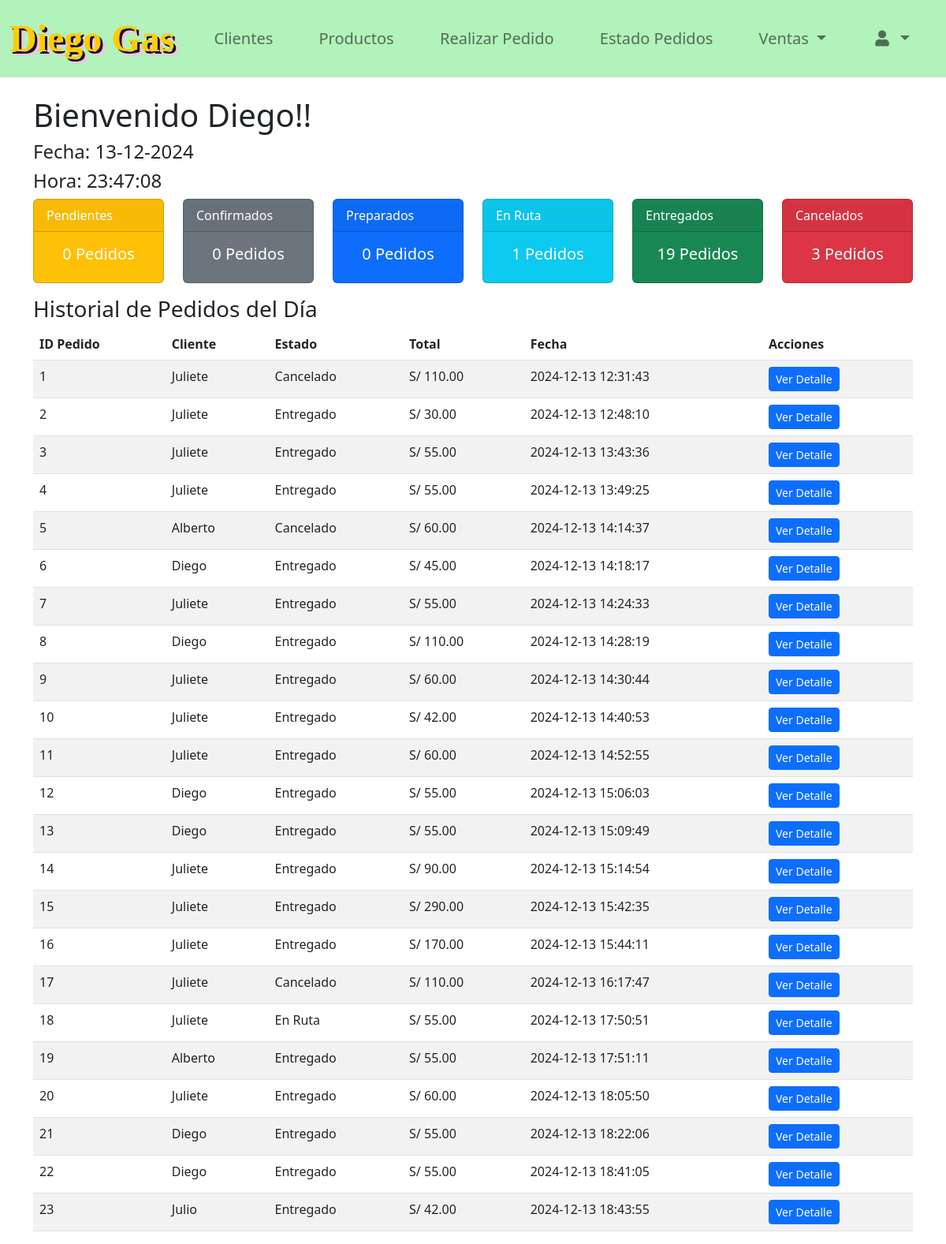
Page /vistas/Recepcion/panel_recepcion.php (signed in) on the committed database.
### tables this page shows
CREATE TABLE `usuarios` (
  `id_usuario` int(11) NOT NULL,
  `nombre_usuario` varchar(50) NOT NULL,
  `password_usuario` varchar(255) NOT NULL,
  `id_empleado` int(11) NOT NULL,
  `fecha_registro_usuario` date NOT NULL
);

CREATE TABLE `empleados` (
  `id_empleado` int(11) NOT NULL,
  `nombre_empleado` varchar(100) NOT NULL,
  `apellido_empleado` varchar(100) DEFAULT NULL,
  `telefono_empleado` varchar(15) DEFAULT NULL,
  `fecha_registro_empleado` date NOT NULL,
  `tipo_documento` varchar(50) NOT NULL,
  `numero_documento` varchar(50) NOT NULL
);

CREATE TABLE `pedidos` (
  `id_pedido` int(11) NOT NULL,
  `id_cliente` int(11) NOT NULL,
  `id_usuario` int(11) NOT NULL,
  `fecha_pedido` datetime NOT NULL,
  `total_pedido` decimal(10,2) NOT NULL,
  `id_estado` int(11) NOT NULL,
  `id_empleado` int(11) DEFAULT NULL,
  `id_pago` int(11) NOT NULL,
  `id_tipo_despacho` int(11) NOT NULL,
  `fecha_entrega` datetime NOT NULL DEFAULT current_timestamp(),
  `id_direccion_envio` int(11) DEFAULT NULL
);

CREATE TABLE `clientes` (
  `id_cliente` int(11) NOT NULL,
  `nombre_cliente` varchar(100) NOT NULL,
  `apellido_cliente` varchar(100) DEFAULT NULL,
  `fecha_registro_cliente` date DEFAULT NULL,
  `email_cliente` varchar(100) DEFAULT NULL,
  `descripcion_cliente` varchar(255) DEFAULT NULL,
  `dni_cliente` int(11) DEFAULT NULL
);

CREATE TABLE `estado_pedido` (
  `id_estado` int(11) NOT NULL,
  `nombre_estado` varchar(50) NOT NULL,
  `descripcion` text DEFAULT NULL
);

### vistas/funciones.php (called while the page is built, shortened)
<?php
function obtenerConexion()
{
    $host = "localhost";
    $dbname = "diegogas";
    $username = "root";
    $password = "";
    try {
        $conn = new PDO("mysql:host=$host;dbname=$dbname", $username, $password);
        $conn->setAttribute(PDO::ATTR_ERRMODE, PDO::ERRMODE_EXCEPTION);
        return $conn;
    } catch (PDOException $e) {
        logError($e->getMessage());
        echo "Ocurrió un error en la conexión. Por favor, intente más tarde.";
        return null;
    }
}
function obtenerPedidosPorEstado($estado)
{
    $conexion = obtenerConexion();
    try {
        $sql = "SELECT
                    p.id_pedido,
                    c.nombre_cliente,
                    ep.nombre_estado AS estado,
                    p.total_pedido AS total,
                    p.fecha_pedido AS fecha
                FROM pedidos p
                JOIN clientes c ON p.id_cliente = c.id_cliente
                JOIN estado_pedido ep ON p.id_estado = ep.id_estado
                WHERE ep.nombre_estado = :estado";
        $stmt = $conexion->prepare($sql);
        $stmt->bindParam(':estado', $estado, PDO::PARAM_STR);
        $stmt->execute();
        return $stmt->fetchAll(PDO::FETCH_ASSOC);
    } catch (PDOException $e) {
        echo "Error al obtener pedidos por estado: " . $e->getMessage();
        return [];
    }
}
function obtenerDatosUsuario($id_usuario)
{
    $conn = obtenerConexion();
    try {
        $sql = "SELECT
                    u.nombre_usuario,
                    e.nombre_empleado,
                    e.apellido_empleado,
                    e.telefono_empleado,
                    e.numero_documento,
                    e.tipo_documento,
                    e.fecha_registro_empleado AS fecha_registro_usuario
                FROM usuarios AS u
                JOIN empleados AS e ON u.id_empleado = e.id_empleado
                WHERE u.id_usuario = :id_usuario";
        $stmt = $conn->prepare($sql);
        $stmt->bindParam(':id_usuario', $id_usuario, PDO::PARAM_INT);
        $stmt->execute();
        $resultado = $stmt->fetch(PDO::FETCH_ASSOC);
        return $resultado ?: null;
    } catch (PDOException $e) {
        echo "Error en la consulta: " . $e->getMessage();
        return false;
    }
}

### vistas/Recepcion/panel_recepcion.php (the view, shortened to what this page needs)
<?php
require_once '../funciones.php';
$pedidosEnRuta = obtenerPedidosPorEstado('En Ruta') ?? [];
$pedidosEntregados = obtenerPedidosPorEstado('Entregado') ?? [];
$pedidosCancelados = obtenerPedidosPorEstado('Cancelado') ?? [];
$usuario = obtenerDatosUsuario($_SESSION['id_usuario']);
function obtenerPedidosDelDia()
{
    $conexion = obtenerConexion();
    try {
        $fechaHoy = date('2024-12-13');
        $sql = "SELECT
                    p.id_pedido,
                    c.nombre_cliente,
                    ep.nombre_estado AS estado,
                    p.total_pedido AS total,
                    p.fecha_pedido AS fecha
                FROM pedidos p
                JOIN clientes c ON p.id_cliente = c.id_cliente
                JOIN estado_pedido ep ON p.id_estado = ep.id_estado
                WHERE DATE(p.fecha_pedido) = :fechaHoy
                ORDER BY p.fecha_pedido ASC";
        $stmt = $conexion->prepare($sql);
        $stmt->bindParam(':fechaHoy', $fechaHoy, PDO::PARAM_STR);
        $stmt->execute();
        return $stmt->fetchAll(PDO::FETCH_ASSOC);
    } catch (PDOException $e) {
        error_log("Error al obtener pedidos del día: " . $e->getMessage());
        return [];
    }
}
?>
<!DOCTYPE html>
<html lang="es">
<head>
    <link rel="stylesheet" href="../../recursos/css/style.css">
    <link rel="stylesheet" href="https://cdnjs.cloudflare.com/ajax/libs/font-awesome/5.15.4/css/all.min.css">
    <link href="https://cdn.jsdelivr.net/npm/bootstrap@5.2.3/dist/css/bootstrap.min.css" rel="stylesheet">
</head>
<body>
    <?php include_once 'navbar_recepcion.php'; ?>
    <div class="container mt-4">
        <h1>Bienvenido <?php echo htmlspecialchars($usuario['nombre_empleado'] ?? 'Usuario no encontrado') . "!!"; ?></h1>
        <h4>Fecha: <span id="fecha_actual"></span></h4>
        <h4>Hora: <span id="hora_actual"></span></h4>
        <?php include_once 'cartilla_navbar_recepcion.php'; ?>
        <h3>Historial de Pedidos del Día</h3>
        <div class="table-responsive">
            <table class="table table-striped">
                <thead>
                    <tr>
                        <th>ID Pedido</th>
                        <th>Cliente</th>
                        <th>Estado</th>
                        <th>Total</th>
                        <th>Fecha</th>
                        <th>Acciones</th>
                    </tr>
                </thead>
                <tbody>
                    <?php
                    $pedidosDelDia = obtenerPedidosDelDia();
                    if (!empty($pedidosDelDia)) {
                        foreach ($pedidosDelDia as $pedido): ?>
                            <tr>
                                <td><?php echo htmlspecialchars($pedido['id_pedido']); ?></td>
                                <td><?php echo htmlspecialchars($pedido['nombre_cliente']); ?></td>
                                <td><?php echo htmlspecialchars($pedido['estado']); ?></td>
                                <td>S/ <?php echo number_format($pedido['total'], 2); ?></td>
                                <td><?php echo htmlspecialchars($pedido['fecha']); ?></td>
                                <td>
                                    <a href="detalles_pedido.php?id_pedido=<?php echo $pedido['id_pedido']; ?>" class="btn btn-primary btn-sm">
                                        Ver Detalle
                                    </a>
                                </td>
                            </tr>
                        <?php endforeach;
                    } else { ?>
                        <tr>
                            <td colspan="6" class="text-center">No se encontraron pedidos para el día de hoy.</td>
                        </tr>
                    <?php } ?>
                </tbody>
            </table>
        </div>
</body>
</html>

### recursos/css/style.css (style rules this page uses)
* { text-decoration: none; }
body { background-color: #E2DDDB; }
body { background-color: #E6F9EA; }
body { font-family: Arial, sans-serif; background-color: #f4f4f4; margin: 0; padding: 0; display: flex; flex-direction: column; justify-content: space-between; }

### rows in the picture
usuarios: id_empleado.nombre_empleado "Diego"
pedidos: id_pedido "1", id_cliente.nombre_cliente "Juliete", id_estado.nombre_estado "Cancelado", total_pedido "110.00", fecha_pedido "2024-12-13 12:31:43"
pedidos: id_pedido "2", id_cliente.nombre_cliente "Juliete", id_estado.nombre_estado "Entregado", total_pedido "30.00", fecha_pedido "2024-12-13 12:48:10"
pedidos: id_pedido "3", id_cliente.nombre_cliente "Juliete", id_estado.nombre_estado "Entregado", total_pedido "55.00", fecha_pedido "2024-12-13 13:43:36"
pedidos: id_pedido "4", id_cliente.nombre_cliente "Juliete", id_estado.nombre_estado "Entregado", total_pedido "55.00", fecha_pedido "2024-12-13 13:49:25"
pedidos: id_pedido "5", id_cliente.nombre_cliente "Alberto", id_estado.nombre_estado "Cancelado", total_pedido "60.00", fecha_pedido "2024-12-13 14:14:37"
pedidos: id_pedido "6", id_cliente.nombre_cliente "Diego", id_estado.nombre_estado "Entregado", total_pedido "45.00", fecha_pedido "2024-12-13 14:18:17"
pedidos: id_pedido "7", id_cliente.nombre_cliente "Juliete", id_estado.nombre_estado "Entregado", total_pedido "55.00", fecha_pedido "2024-12-13 14:24:33"
pedidos: id_pedido "8", id_cliente.nombre_cliente "Diego", id_estado.nombre_estado "Entregado", total_pedido "110.00", fecha_pedido "2024-12-13 14:28:19"
pedidos: id_pedido "9", id_cliente.nombre_cliente "Juliete", id_estado.nombre_estado "Entregado", total_pedido "60.00", fecha_pedido "2024-12-13 14:30:44"
pedidos: id_pedido "10", id_cliente.nombre_cliente "Juliete", id_estado.nombre_estado "Entregado", total_pedido "42.00", fecha_pedido "2024-12-13 14:40:53"
pedidos: id_pedido "11", id_cliente.nombre_cliente "Juliete", id_estado.nombre_estado "Entregado", total_pedido "60.00", fecha_pedido "2024-12-13 14:52:55"
pedidos: id_pedido "12", id_cliente.nombre_cliente "Diego", id_estado.nombre_estado "Entregado", total_pedido "55.00", fecha_pedido "2024-12-13 15:06:03"
pedidos: id_pedido "13", id_cliente.nombre_cliente "Diego", id_estado.nombre_estado "Entregado", total_pedido "55.00", fecha_pedido "2024-12-13 15:09:49"
pedidos: id_pedido "14", id_cliente.nombre_cliente "Juliete", id_estado.nombre_estado "Entregado", total_pedido "90.00", fecha_pedido "2024-12-13 15:14:54"
pedidos: id_pedido "15", id_cliente.nombre_cliente "Juliete", id_estado.nombre_estado "Entregado", total_pedido "290.00", fecha_pedido "2024-12-13 15:42:35"
pedidos: id_pedido "16", id_cliente.nombre_cliente "Juliete", id_estado.nombre_estado "Entregado", total_pedido "170.00", fecha_pedido "2024-12-13 15:44:11"
pedidos: id_pedido "17", id_cliente.nombre_cliente "Juliete", id_estado.nombre_estado "Cancelado", total_pedido "110.00", fecha_pedido "2024-12-13 16:17:47"
pedidos: id_pedido "18", id_cliente.nombre_cliente "Juliete", id_estado.nombre_estado "En Ruta", total_pedido "55.00", fecha_pedido "2024-12-13 17:50:51"
pedidos: id_pedido "19", id_cliente.nombre_cliente "Alberto", id_estado.nombre_estado "Entregado", total_pedido "55.00", fecha_pedido "2024-12-13 17:51:11"
pedidos: id_pedido "20", id_cliente.nombre_cliente "Juliete", id_estado.nombre_estado "Entregado", total_pedido "60.00", fecha_pedido "2024-12-13 18:05:50"
pedidos: id_pedido "21", id_cliente.nombre_cliente "Diego", id_estado.nombre_estado "Entregado", total_pedido "55.00", fecha_pedido "2024-12-13 18:22:06"
pedidos: id_pedido "22", id_cliente.nombre_cliente "Diego", id_estado.nombre_estado "Entregado", total_pedido "55.00", fecha_pedido "2024-12-13 18:41:05"
pedidos: id_pedido "23", id_cliente.nombre_cliente "Julio", id_estado.nombre_estado "Entregado", total_pedido "42.00", fecha_pedido "2024-12-13 18:43:55"

### other values in the picture
count($pedidosPendientes) "0"
count($pedidosConfirmados) "0"
count($pedidosPreparados) "0"
count($pedidosEnRuta) "1"
count($pedidosEntregados) "19"
count($pedidosCancelados) "3"
